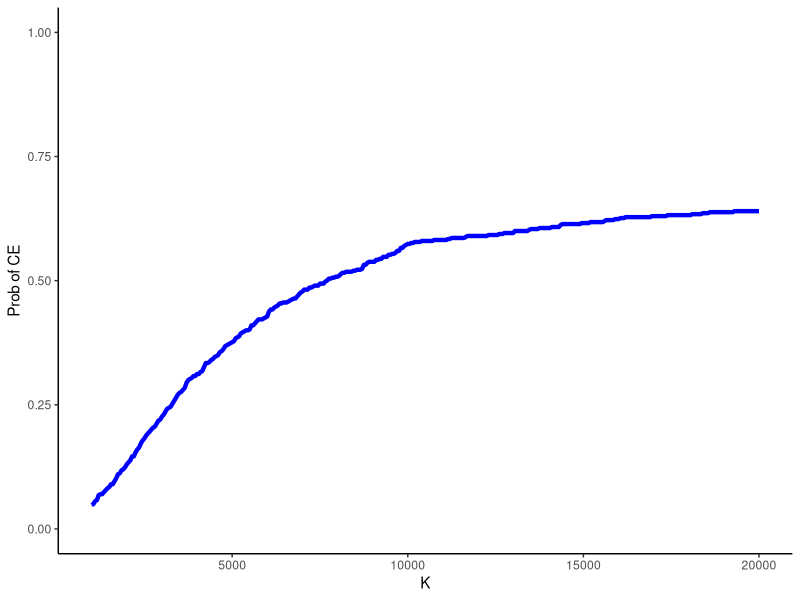

The R script that drew this image:
## ---- chunk 1
#| echo: false 
#| eval: true
#| message: false
#| warning: false
#| error: false 
#| results: 'hide' 
#| fig.show: 'hold'
#| out.width: '80%' 
#| out.extra: ''
#| fig.pos: 'h'
#| fig.cap: "Example of a typical structure of a decision tree model."

library(DiagrammeR)
options(scipen=999)

grViz("
  digraph {
  layout = dot
    node [shape = circle,color=grey,style=filled,fixedsize=True,width=0.6]
    edge[color=black,arrowhead=vee]
    A[label = 'R']
    B[label = 'A']
    C[label = 'B']
    D[label = 'A1']
    E[label = 'B1']
    F[label = 'A2']
    G[label = 'B2']
    A->B
    A->C
    B->D
    C->E
    B->F
    C->G
    rank=same {D F}
    rank=same {E G}
  }
   ")
## ---- chunk 2
#| eval: true
#| echo: true
#| message: false
#| warning: false

#set number of individuals in cohort
n <- 100000
#set model inputs
n_a <- n/2; n_b <- n-n_a
C_a <- 1000; C_b <- 500 #treatment costs for each individual
E_a1 <- 0.9; E_a2 <- 0.6 #possible QALYs for each individual in arm A
E_b1 <- 0.8; E_b2 <- 0.6 #possible QALYs for each individual in arm B
p_a1 <- 0.6; p_a2 <- 1 -p_a1 #prob of resulting in outcome a1 or a2
p_b1 <- 0.3; p_b2 <- 1 -p_b1 #prob of resulting in outcome b1 or b2
p_a <- 0.5 ; p_b <- 1- p_a #prob of being assigned to treat A or B

#create simple function to "run this model"
dectree <- function(n, p_a, p_b, C_a, C_b, E_a1, E_a2, E_b1, E_b2, 
                    p_a1, p_a2, p_b1, p_b2){
  
#number of individuals from cohort in each arm
n_a <- n*p_a; n_b <- n*p_b 
#total costs for using treat A or B    
cost_a <- C_a*n_a; cost_b <- C_b*n_b
#number of individuals with each possible QALY outcome
n_a1 <- n_a*p_a1; n_a2 <- n_a*p_a2
n_b1 <- n_b*p_b1; n_b2 <- n_b*p_b2
#total QALYs for each possible leaf node 
QALY_a1 <- n_a1*E_a1; QALY_a2 <- n_a2*E_a2
QALY_b1 <- n_b1*E_b1; QALY_b2 <- n_b2*E_b2
#sum up QALY results by arm
QALYs_a <- QALY_a1 + QALY_a2
QALYs_b <- QALY_b1 + QALY_b2
#store all results in terms of QALYs and costs
Costs <- list("A"=cost_a, "B"=cost_b)
QALYs <- list("A"=QALYs_a, "B"=QALYs_b)
output <- list("Cost"=Costs, "QALYs"=QALYs)
return(output)
}

#run function
dt_model <- dectree(n=100000, p_a=0.5, p_b=0.5, C_a=1000, C_b=500, E_a1=0.9, E_a2=0.6, E_b1=0.8, E_b2=0.6, p_a1=0.6, p_a2=0.4, p_b1=0.3, p_b2=0.7)

#print
dt_model
## ---- chunk 3
#| eval: true
#| echo: true
#| message: false
#| warning: false

mu_cA <- dt_model$Cost$A/n_a
mu_cB <- dt_model$Cost$B/n_b
mu_eA <- dt_model$QALYs$A/n_a
mu_eB <- dt_model$QALYs$B/n_b

#avg costs and QALYs in arm A
mu_cA; mu_eA
#avg costs and QALYs in arm B
mu_cB; mu_eB
## ---- chunk 4
#| eval: true
#| echo: true
#| message: false
#| warning: false

K <- 10000
ICER <- (mu_cA - mu_cB)/(mu_eA-mu_eB)
NB <- K*(mu_eA-mu_eB) - (mu_cA - mu_cB)
## ---- chunk 5
#| eval: true
#| echo: true
#| message: false
#| warning: false

#set number of model replications to account for parameter uncertainty
S <- 500
#create simple function to "run this model"
dectree_prob <- function(n, p_a, p_b, C_a_mu, C_a_sigma, C_b_mu, C_b_sigma, 
                    E_a1_mu, E_a1_sigma, E_a2_mu, E_a2_sigma,
                    E_b1_mu, E_b1_sigma, E_b2_mu, E_b2_sigma,
                    p_a1_low, p_a1_up, p_a2_low, p_a2_up, 
                    p_b1_low, p_b1_up, p_b2_low, p_b2_up, 
                    S){
#number of individuals from cohort in each arm
n_a <- n*p_a; n_b <- n*p_b 
#create empty vectors to contain simulation results
cost_a <- cost_b <- rep(NA, S)
QALYs_a <- QALYs_b <- rep(NA, S)
for(s in 1:S){
#assign Gamma distributions to generate costs
C_a <- rgamma(1,shape=C_a_mu^2/C_a_sigma^2,scale=C_a_sigma^2/C_a_mu)
C_b <- rgamma(1,shape=C_b_mu^2/C_b_sigma^2,scale=C_b_sigma^2/C_b_mu)
#assign Uniform distributions to generate prob of each possible QALY outcome
p_a1 <- runif(1,min=p_a1_low,max=p_a1_up)
p_a2 <- 1-p_a1
p_b1 <- runif(1,min=p_b1_low,max=p_b1_up)
p_b2 <- 1-p_b1
n_a1 <- n_a*p_a1; n_a2 <- n_a*p_a2
n_b1 <- n_b*p_b1; n_b2 <- n_b*p_b2
#assign Beta distributions to generate QALY for each possible leaf node 
E_a1 <- rbeta(1, shape1 = (E_a1_mu*(1-E_a1_mu)/E_a1_sigma^2-1)*E_a1_mu, shape2 = (E_a1_mu*(1-E_a1_mu)/E_a1_sigma^2-1)*(1-E_a1_mu))
E_a2 <- rbeta(1, shape1 = (E_a2_mu*(1-E_a2_mu)/E_a2_sigma^2-1)*E_a2_mu, shape2 = (E_a2_mu*(1-E_a2_mu)/E_a2_sigma^2-1)*(1-E_a2_mu))
E_b1 <- rbeta(1, shape1 = (E_b1_mu*(1-E_b1_mu)/E_b1_sigma^2-1)*E_b1_mu, shape2 = (E_b1_mu*(1-E_b1_mu)/E_b1_sigma^2-1)*(1-E_b1_mu))
E_b2 <- rbeta(1, shape1 = (E_b2_mu*(1-E_b2_mu)/E_b2_sigma^2-1)*E_b2_mu, shape2 = (E_b2_mu*(1-E_b2_mu)/E_b2_sigma^2-1)*(1-E_b2_mu))
QALY_a1 <- n_a1*E_a1; QALY_a2 <- n_a2*E_a2
QALY_b1 <- n_b1*E_b1; QALY_b2 <- n_b2*E_b2
#sum up QALY results by arm
#store results for simualtion S
cost_a[s] <- C_a*n_a
cost_b[s] <- C_b*n_b
QALYs_a[s] <- QALY_a1 + QALY_a2
QALYs_b[s] <- QALY_b1 + QALY_b2
}
#store all simulation results in terms of QALYs and costs
Costs <- list("A"=cost_a, "B"=cost_b)
QALYs <- list("A"=QALYs_a, "B"=QALYs_b)
output <- list("Cost"=Costs, "QALYs"=QALYs)
return(output)
}

#run function
set.seed(2345) #set rng seed for replicability
dt_model_prob <- dectree_prob(n=100000, p_a=0.5, p_b=0.5, C_a_mu=1000, C_a_sigma=200, C_b_mu=500, C_b_sigma=150, E_a1_mu=0.9, E_a1_sigma=0.15, E_a2_mu=0.6, E_a2_sigma=0.1, E_b1_mu=0.8, E_b1_sigma=0.15, E_b2_mu=0.6, E_b2_sigma=0.1,p_a1_low=0.35, p_a1_up=0.45, p_b1_low=0.25, p_b1_up=0.35, S=S)

#show first 10 simulations for total costs and QALY values per arm
lapply(dt_model_prob$Cost, head, 10)
lapply(dt_model_prob$QALYs, head, 10)
## ---- chunk 6
#| eval: true
#| echo: true
#| message: false
#| warning: false

#obtain mean outcome values per treatment per simulation
mu_cA <- dt_model_prob$Cost$A/n_a
mu_cB <- dt_model_prob$Cost$B/n_b
mu_eA <- dt_model_prob$QALYs$A/n_a
mu_eB <- dt_model_prob$QALYs$B/n_b

#create data frame
mu_res <- data.frame(mu_cA,mu_cB,mu_eA,mu_eB)

#summary statistics for costs and QALYs by arm across simulations
summary(mu_res) 

ICER <- (mu_cA - mu_cB)/(mu_eA - mu_eB)
NB <- K*(mu_eA-mu_eB) - (mu_cA - mu_cB)

#summary statistics for ICER/NB across simulations
summary(ICER) 
summary(NB)
## ---- chunk 7
#| eval: true
#| echo: true
#| message: false
#| warning: false

#prob of CE at K=10000
pCE_nb <- sum(NB>0)/S 

pCE_nb
## ---- chunk 8
#| eval: true
#| echo: true
#| message: false
#| warning: false

#range of values to consider for K
k_value <- seq(from = 1000, to = 20000, by = 50)
n_kval <- length(k_value)
NB_k <- matrix(NA,nrow = S, ncol = n_kval)
p_CE_nb_k <- rep(NA, n_kval)  

#compute prob CE based on NB at each value of K
for(k in 1:n_kval){
  for(s in 1:S){
  NB_k[s,k] <- k_value[k]*(mu_eA[s] - mu_eB[s]) - (mu_cA[s] - mu_cB[s])
  }
  p_CE_nb_k[k] <- sum(NB_k[,k]>0)/S
}

## ---- chunk 9
#| label: fig-pce
#| echo: false 
#| eval: true
#| message: false
#| warning: false
#| error: false 
#| results: 'hide' 
#| fig.show: 'hold'
#| out.width: '80%' 
#| out.extra: ''
#| fig.pos: 'h'
#| fig.cap: "Example of a typical structure of a decision tree model."

library(ggplot2)
df.pce <- data.frame(p_CE_nb_k,k_value)
ggplot(data = df.pce, aes(x=k_value, y=p_CE_nb_k)) +
  geom_line(linetype=1, lwd= 1.5, color="blue") + 
  xlab("K") + ylab("Prob of CE") + ylim(0,1) + xlim(1000,20000) +
  theme(panel.grid.major = element_blank(), 
        panel.grid.minor = element_blank(), panel.background = element_blank(), 
        axis.line = element_line(colour = "black"), plot.title = element_text(hjust = 0.5), 
        strip.background =element_rect(fill="white"), 
        strip.text.x = element_text(size = 12, color = "black", face = "bold"),
        strip.text.y = element_text(size = 12, color = "black", face = "bold"),
        legend.position = "none")
